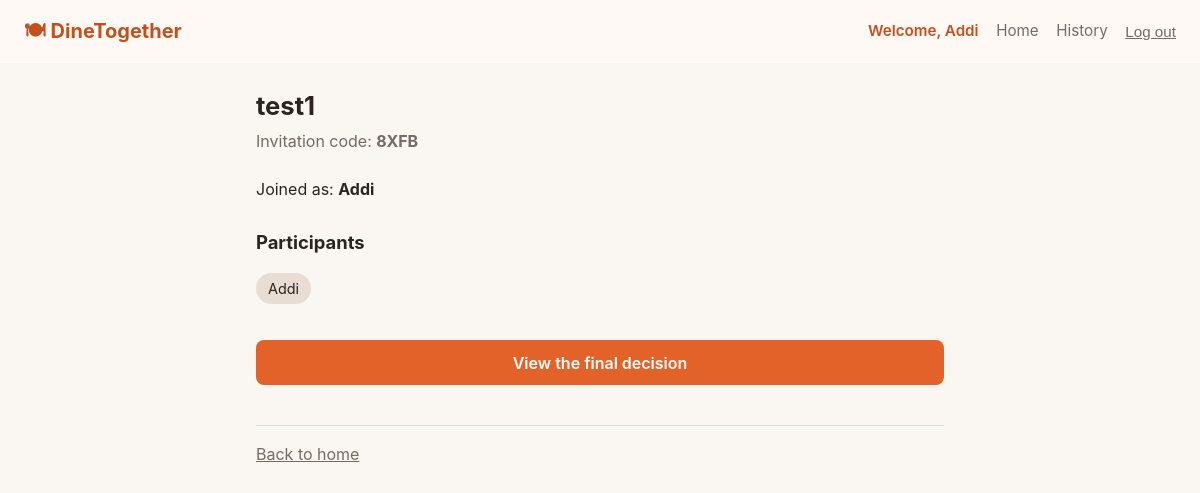
The page /events/1 (signed in) on the database its author committed.
### tables this page shows
CREATE TABLE users (
    id            INTEGER PRIMARY KEY AUTOINCREMENT,
    username      TEXT NOT NULL UNIQUE,
    password_hash TEXT NOT NULL,
    display_name  TEXT NOT NULL,
    created_at    TEXT NOT NULL DEFAULT (datetime('now'))
);

CREATE TABLE events (
    id          INTEGER PRIMARY KEY AUTOINCREMENT,
    name        TEXT NOT NULL,
    invite_code TEXT NOT NULL UNIQUE,
    created_at  TEXT NOT NULL DEFAULT (datetime('now'))
);

CREATE TABLE participants (
    id          INTEGER PRIMARY KEY AUTOINCREMENT,
    event_id    INTEGER NOT NULL REFERENCES events(id) ON DELETE CASCADE,
    user_id     INTEGER NOT NULL REFERENCES users(id) ON DELETE CASCADE,
    display_name TEXT NOT NULL,
    joined_at   TEXT NOT NULL DEFAULT (datetime('now')),
    UNIQUE(event_id, user_id)
);

### app/routes.py (the view)
@bp.get("/events/<int:event_id>")
def event_home(event_id: int):
    event = _require_session_event(event_id)
    participants = _repo().list_participants(event_id)
    finalized = _vote_repo().is_finalized(event_id)
    return render_template(
        "event_home.html",
        event=event,
        participants=participants,
        display_name=session.get("display_name"),
        finalized=finalized,
    )

### app/db.py (called while the page is built)
def get_db() -> sqlite3.Connection:
    if "db" not in g:
        g.db = sqlite3.connect(
            current_app.config["DATABASE"],
            detect_types=sqlite3.PARSE_DECLTYPES,
        )
        g.db.row_factory = sqlite3.Row
        g.db.execute("PRAGMA foreign_keys = ON")
    return g.db

### app/repositories/event_repository.py (called while the page is built)
    def get_event_by_id(self, event_id: int) -> Event | None:
        row = self._db.execute(
            "SELECT id, name, invite_code FROM events WHERE id = ?", (event_id,)
        ).fetchone()
        if row is None:
            return None
        return Event(id=row["id"], name=row["name"], invite_code=row["invite_code"])

    def get_participant_for_user(self, event_id: int, user_id: int) -> Participant | None:
        row = self._db.execute(
            "SELECT id, event_id, user_id, display_name FROM participants "
            "WHERE event_id = ? AND user_id = ?",
            (event_id, user_id),
        ).fetchone()
        if row is None:
            return None
        return Participant(
            id=row["id"], event_id=row["event_id"], user_id=row["user_id"], display_name=row["display_name"]
        )

    def list_participants(self, event_id: int) -> list[Participant]:
        rows = self._db.execute(
            "SELECT id, event_id, user_id, display_name FROM participants "
            "WHERE event_id = ? ORDER BY joined_at",
            (event_id,),
        ).fetchall()
        return [
            Participant(id=r["id"], event_id=r["event_id"], user_id=r["user_id"], display_name=r["display_name"])
            for r in rows
        ]

### app/repositories/user_repository.py (called while the page is built)
def _row_to_user(row: sqlite3.Row) -> User:
    return User(
        id=row["id"],
        username=row["username"],
        password_hash=row["password_hash"],
        display_name=row["display_name"],
    )

    def get_by_id(self, user_id: int) -> User | None:
        row = self._db.execute(
            "SELECT id, username, password_hash, display_name FROM users WHERE id = ?",
            (user_id,),
        ).fetchone()
        return _row_to_user(row) if row else None

### app/repositories/vote_repository.py (called while the page is built)
    def is_finalized(self, event_id: int) -> bool:
        row = self._db.execute(
            "SELECT 1 FROM results WHERE event_id = ?", (event_id,)
        ).fetchone()
        return row is not None

### app/routes.py (called while the page is built)
def _repo() -> EventRepository:
    return EventRepository(get_db())

def _user_repo() -> UserRepository:
    return UserRepository(get_db())

def _vote_repo() -> VoteRepository:
    return VoteRepository(get_db())

### app/templates/event_home.html (shortened to what this page needs)
{% extends "base.html" %}
{% block content %}
  <h1>{{ event.name }}</h1>
  <p class="subtitle">Invitation code: <strong>{{ event.invite_code }}</strong></p>
  {% if display_name %}
    <p>Joined as: <strong>{{ display_name }}</strong></p>
  {% endif %}
  <h2>Participants</h2>
  <ul class="participants">
    {% for participant in participants %}
      <li>{{ participant.display_name }}</li>
    {% endfor %}
  </ul>
  {% if finalized %}
    <nav class="actions">
      <a class="btn" href="{{ url_for('main.results', event_id=event.id) }}">View the final decision</a>
    </nav>
  {% endif %}
  <footer class="hint"><a href="{{ url_for('main.home') }}">Back to home</a></footer>
{% endblock %}

### app/templates/base.html (shortened to what this page needs)
<!doctype html>
<html lang="en">
<head>
  <link rel="stylesheet" href="{{ url_for('static', filename='style.css') }}">
</head>
<body>
  <header class="site">
    <a class="brand" href="{{ url_for('main.home') }}">🍽 DineTogether</a>
{% if current_user %}
  <nav class="header-nav">
    <span class="welcome-badge">Welcome, {{ current_user.display_name }}</span>
    <a href="{{ url_for('main.home') }}">Home</a>
    <a href="{{ url_for('main.history') }}">History</a>
    <form method="post" action="{{ url_for('main.logout') }}" class="logout-form">
      <button type="submit" class="link-button">Log out</button>
    </form>
  </nav>
{% else %}
  <nav class="header-nav">
    <a href="{{ url_for('main.home') }}">Home</a>
    <a href="{{ url_for('main.login') }}">Log in</a>
    <a href="{{ url_for('main.register') }}">Sign up</a>
  </nav>
{% endif %}
  </header>
  <div class="page">
    {% block content %}{% endblock %}
  </div>
</body>
</html>

### app/static/style.css (style rules this page uses)
:root { --accent: #e2622a; --accent-dark: #c44f1d; --ink: #2b2420; --muted: #756b64; --bg: #faf6f1; --card: #ffffff; --border: #e7ddd3; --success-bg: #e9f6ea; --success-ink: #276b32; --error-bg: #fbe9e7; --error-ink: #a3311a; --radius: 10px; }
* { box-sizing: border-box; }
body { margin: 0; font-family: -apple-system, "Segoe UI", Roboto, Helvetica, Arial, sans-serif; background: var(--bg); color: var(--ink); line-height: 1.5; }
.page { max-width: 720px; margin: 0 auto; padding: 1.5rem 1rem 4rem; }
header.site { display: flex; align-items: center; justify-content: space-between; padding: 1rem 1.5rem; background: rgba(255, 250, 246, 0.88); backdrop-filter: blur(12px); -webkit-backdrop-filter: blur(12px); border-bottom: 1px solid rgba(255,255,255,0.35); position: relative; z-index: 10; }
header.site a.brand { font-size: 1.25rem; font-weight: 700; color: var(--accent-dark); text-decoration: none; }
header.site nav.header-nav { display: flex; align-items: center; gap: 1.1rem; }
header.site nav.header-nav a { color: var(--muted); text-decoration: none; font-size: 0.95rem; }
.logout-form { margin: 0; }
.welcome-badge { color: var(--accent-dark); font-weight: 600; font-size: 0.95rem; }
button.link-button { background: none; border: none; padding: 0; margin: 0; color: var(--muted); font-size: 0.95rem; font-weight: 400; cursor: pointer; text-decoration: underline; }
h1 { font-size: 1.6rem; margin: 0 0 0.25rem; }
h2 { font-size: 1.15rem; margin: 1.75rem 0 0.75rem; }
.subtitle { color: var(--muted); margin: 0 0 1.5rem; }
button, .btn { display: inline-block; margin-top: 1.25rem; padding: 0.65rem 1.3rem; background: var(--accent); color: #fff; border: none; border-radius: 8px; font-size: 1rem; font-weight: 600; cursor: pointer; text-decoration: none; text-align: center; }
nav.actions { display: flex; flex-wrap: wrap; gap: 0.6rem; margin-top: 1rem; }
nav.actions a { flex: 1 1 auto; text-align: center; }
ul.participants { list-style: none; padding: 0; display: flex; flex-wrap: wrap; gap: 0.5rem; }
ul.participants li { background: var(--border); padding: 0.3rem 0.75rem; border-radius: 999px; font-size: 0.9rem; }
footer.hint { margin-top: 2.5rem; padding-top: 1rem; border-top: 1px solid var(--border); }
footer.hint a { color: var(--muted); }

### rows shown on the page
users: display_name "Addi"
events: name "test1", invite_code "8XFB"
participants: display_name "Addi"
